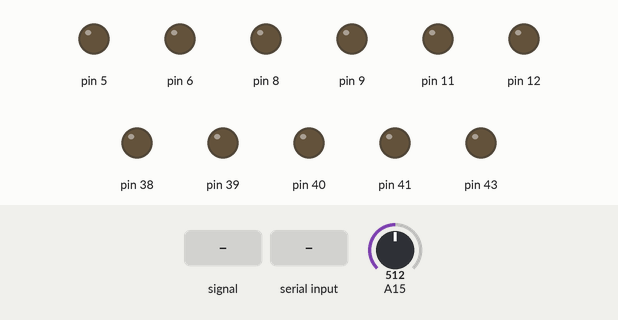
Simulated run of this sketch. Board: Arduino Mega 2560, built with avr-gcc and run on an emulated ATmega2560. On the bench: output pins drawn as LEDs (lit = HIGH). The test bench sets the inputs (shaded band); at power-on: A15 = 512.

Above: at 1.2 s.
1.3 s: A15 fed a 200 Hz sine of ±255 counts around its level
At 1.8 s:
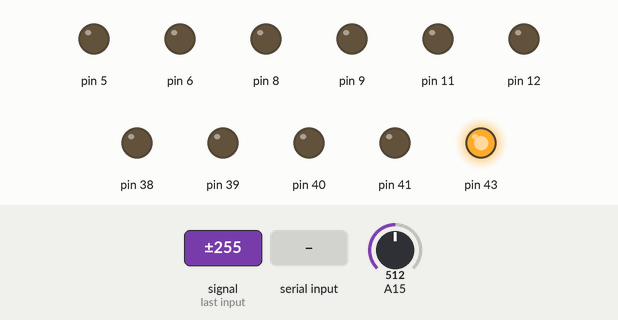
2.8 s: "1" received over Serial
At 4.3 s:
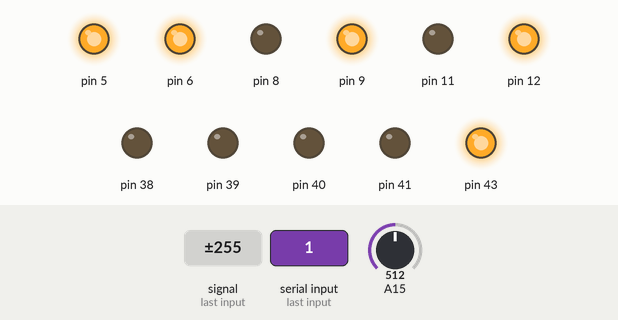
4.6 s: "0" received over Serial
At 5.7 s:
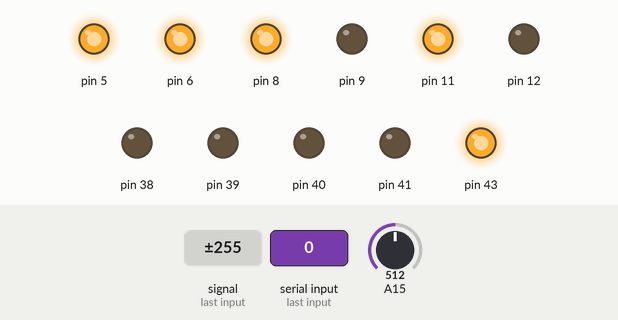
6.4 s: "2" received over Serial
At 7.1 s:
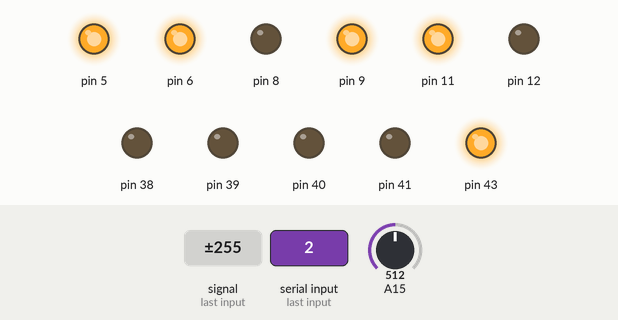
Timing chart, 0 to 9.2 s (numbered marks = the images above; inputs shaded):
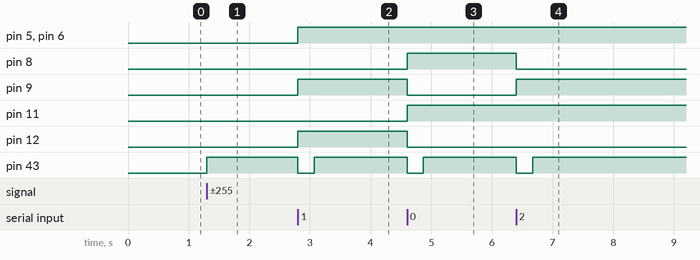

Measured:
- after the input at 1.3 s, pin 43: LOW → HIGH at once
- after the input at 2.8 s, pin 5, pin 6, pin 9, pin 12: LOW → HIGH at once; pin 43: HIGH → LOW after 0.00 s instead of 1.7 s
- after the input at 4.6 s, pin 8, pin 11: LOW → HIGH at once; pin 9, pin 12: HIGH → LOW at once; pin 43: HIGH → LOW at once, → HIGH 0.27 s later
- after the input at 6.4 s, pin 8: HIGH → LOW at once; pin 9: LOW → HIGH at once; pin 43: HIGH → LOW after 0.00 s instead of 2.7 s

The sketch:

arduino.ino
```cpp
// - HEADER FILES INCLUDES -
#include "bot.hpp"
#include "ultrasonic.hpp"
#include "device.hpp"
#include "rpic.hpp"

// - PORT DEFINITIONS -
// Ultrasonic
#define ECHO_F 2
#define TRIG_F 7
#define ECHO_B 4
#define TRIG_B 3
// Motor Controller
#define AIN1 8
#define AIN2 9
#define PWMA 5
#define BIN1 11
#define BIN2 12
#define PWMB 6
// LEDs
#define LED_FRONT_LEFT 38
#define LED_FRONT_RIGHT 39
#define LED_BACK_LEFT 40
#define LED_BACK_RIGHT 41
// Horn
#define HORN 43
// Sound detector
#define SOUND A15

// create bot object from motor controller ports
Bot bot(AIN1, AIN2, PWMA, BIN1, BIN2, PWMB);

// create two ultrasonic sensor objects
Ultrasonic front(ECHO_F, TRIG_F);
Ultrasonic back(ECHO_B, TRIG_B);

// create horn and sound detector
Device horn(HORN);
Device sound_detector(SOUND);

// create a RPI (Raspberry Pi) Communication object
RPIC rpi(2000000);

// create four LEDs
Device front_left_led(LED_FRONT_LEFT);
Device front_right_led(LED_FRONT_RIGHT);
Device back_left_led(LED_BACK_LEFT);
Device back_right_led(LED_BACK_RIGHT);

// setup func
void setup()
{
    // Ultrasonic
    front.setup();
    back.setup();

    // Motor Controller
    bot.setup();

    // LEDs
    front_left_led.setup();
    front_right_led.setup();
    back_left_led.setup();
    back_right_led.setup();

    // Horn
    horn.setup();

    // rpic connection
    Serial.begin(2000000);

    // wait for serial
    while (!Serial)
    {
        ;
    }
}

// car alarm variables
int alarm_timeout = 0;
bool alarm = false;
int user_horn = LOW;
void loop()
{
    // get analog sound detected
    float sound_detected = sound_detector.getAnalog();

    // if the sound is 600 or higher, and the UI has not communicated for at least 2000 iterations, set the alarm
    if (sound_detected >= 600 && alarm_timeout >= 2000)
    {
        alarm = true;
    }

    // run only if RPI has sent data over serial
    if (rpi.available())
    {
        // if the UI communicates, the alarm must be turned off
        alarm_timeout = 0;
        alarm = false;

        // get the message (automatically cast to an enum)
        RPICMessage message = rpi.getMessage();

        // move the bot using the message (if the message was a command for the drivetrain)
        bot.move(message, 255);

        // if the command was something else, do that in this switch statement
        switch (message)
        {
        case horn_flip:
            horn.flip();
            user_horn = !user_horn;
            break;
        case led_front_left_flip:
            front_left_led.flip();
            break;
        case led_front_right_flip:
            front_right_led.flip();
            break;
        case led_back_left_flip:
            back_left_led.flip();
            break;
        case led_back_right_flip:
            back_right_led.flip();
            break;
        case get_info:
            // send info over serial
            Serial.println(front.getDistance());
            Serial.println(back.getDistance());
            Serial.println(sound_detected);
            break;
        }
    }
    else
    {
        // iterate alarm timeout if UI has not communicated
        alarm_timeout++;
    }

    // if alarm is set, turn on alarm
    if (alarm && alarm_timeout >= 2000)
    {
        horn.trigger(HIGH);
    }
    else
    {
        // if the horn is not in sync with the UI, make it in sync
        if (user_horn != horn.getState())
        {
            horn.trigger(user_horn);
        }
    }
}
```

bot.cpp
```cpp
#include "bot.hpp"

// constructor definition
Bot::Bot(int ain1, int ain2, int pwma, int bin1, int bin2, int pwmb)
{
    // initialize motors
    leftw = Motor(ain1, ain2, pwma);
    rightw = Motor(bin1, bin2, pwmb);
}

// setup function definition
void Bot::setup()
{
    // run setup functions for each individual motor
    (*this).leftw.setup();
    (*this).rightw.setup();
}

// move function definition (takes RPICMessage enum and speed 0-255)
void Bot::move(RPICMessage direction, int speed)
{
    // if same direction, stop the car
    if (direction == (*this).cur)
    {
        (*this).leftw.move(0);
        (*this).rightw.move(0);
        (*this).cur = stopped;
        return;
    }

    // if new direction, switch
    switch (direction)
    {
    case forward:
        (*this).leftw.move(speed);
        (*this).rightw.move(speed);
        break;
    case backward:
        (*this).leftw.move(-speed);
        (*this).rightw.move(-speed);
        break;
    case left:
        (*this).leftw.move(-speed);
        (*this).rightw.move(speed);
        break;
    case right:
        (*this).leftw.move(speed);
        (*this).rightw.move(-speed);
        break;
    }

    // set current direction to new direction
    (*this).cur = direction;
}
```

bot.hpp
```cpp
#ifndef BOT_HPP
#define BOT_HPP

#include <Arduino.h>
#include "motor.hpp"
#include "rpic.hpp"

class Bot
{
public:
    // decleration of instance variables
    Motor leftw, rightw;

    // Current movement
    RPICMessage cur;

    // constructor decleration
    Bot(int ain1, int ain2, int pwma, int bin1, int bin2, int pwmb);

    // setup func decleration
    void setup();

    // move func decleration
    void move(RPICMessage direction, int speed);
};

#endif
```

device.cpp
```cpp
#include "device.hpp"

// constructor sets port and initial state
Device::Device(int port)
{
    (*this).port = port;
    (*this).state = LOW;
}

// setup the pin
void Device::setup()
{
    pinMode((*this).port, OUTPUT);
}

// set state to HIGH or LOW (digital)
void Device::trigger(int val)
{
    (*this).state = val;
    digitalWrite((*this).port, val);
}

// get state HIGH or LOW
int Device::getState()
{
    return (*this).state;
}

// set to opposite state as current state
void Device::flip()
{
    if ((*this).state == LOW)
    {
        (*this).trigger(HIGH);
    }
    else
    {
        (*this).trigger(LOW);
    }
}

// check if digitally triggered (for input)
int Device::isTriggered()
{
    return digitalRead((*this).port);
}

// get analog value (for analog devices like sound detector)
float Device::getAnalog()
{
    return analogRead((*this).port);
}
```

device.hpp
```cpp
#ifndef DEVICE_HPP
#define DEVICE_HPP

#include <Arduino.h>

// class for basic single pin devices
class Device
{
public:
    // instance variables
    int port, state;

    // constructor decleration (takes port)
    Device(int port);

    // other function declerations
    void setup();

    void trigger(int val);

    int getState();

    void flip();

    int isTriggered();

    float getAnalog();
};

#endif
```

motor.cpp
```cpp
#include "motor.hpp"

// Motor constructor definition
Motor::Motor(int a, int b, int pwm)
{
    (*this).a = a;
    (*this).b = b;
    (*this).pwm = pwm;
}

// dummy constructor
Motor::Motor() {
    (*this).a = 0;
    (*this).b = 0;
    (*this).pwm = 0;
}

// Motor setup func definition
void Motor::setup()
{
    pinMode((*this).a, OUTPUT);
    pinMode((*this).b, OUTPUT);
    pinMode((*this).pwm, OUTPUT);
}

// Motor move function definition
void Motor::move(int speed)
{
    // if going in positive dir, a HIGH b LOW
    if (speed > 0)
    {
        digitalWrite((*this).a, HIGH);
        digitalWrite((*this).b, LOW);
    }
    // going in negative dir, a LOW b HIGH
    else if (speed < 0)
    {
        digitalWrite((*this).a, LOW);
        digitalWrite((*this).b, HIGH);
    }
    // if not moving, both LOW
    else
    {
        digitalWrite((*this).a, LOW);
        digitalWrite((*this).b, LOW);
    }

    // set speed value in PWM port
    analogWrite((*this).pwm, abs(speed));
}
```

motor.hpp
```cpp
#ifndef MOTOR_HPP
#define MOTOR_HPP

#include <Arduino.h>

class Motor
{
public:
    // port val decleration
    int a, b, pwm;

    // constrctor decleration
    Motor(int a, int b, int pwm);

    // dummy constructor
    Motor();

    // setup func decleration
    void setup();

    // move function decleration
    void move(int speed);
};

#endif
```

rpic.cpp
```cpp
#include "rpic.hpp"

// constructor definition, set baudrate
RPIC::RPIC(int baudrate)
{
    (*this).baudrate = baudrate;
}

// setup definition
void RPIC::setup()
{
    // begin serial
    Serial.begin((*this).baudrate);

    // wait for serial
    while (!Serial)
    {
        ;
    }
}

// returns true if new data available recieved from RPI
bool RPIC::available()
{
    return (Serial.available() > 0);
}

// get message from RPI, automatically cast to RPICMessage enum for code readability
RPICMessage RPIC::getMessage()
{
    return static_cast<RPICMessage>(Serial.read());
}
```

rpic.hpp
```cpp
#ifndef RPIC_HPP
#define RPIC_HPP

#include <Arduino.h>

// RPICMessage enum for readability includes all valid messages sent from RPI
enum RPICMessage
{
    forward = 48,              // 0
    backward = 49,             // 1
    left = 50,                 // 2
    right = 51,                // 3
    get_info = 52,             // 4
    horn_flip = 53,            // 5
    led_front_left_flip = 54,  // 6
    led_front_right_flip = 55, // 7
    led_back_left_flip = 56,   // 8
    led_back_right_flip = 57,  // 9
    stopped = 0                // placeholder val
};

class RPIC
{
public:
    // instance var
    int baudrate;

    // constructor decleration
    RPIC(int baudrate);

    // function declerations
    void setup();

    bool available();

    RPICMessage getMessage();
};

#endif
```

ultrasonic.cpp
```cpp
#include "ultrasonic.hpp"

// ultrasonic constructor definition
Ultrasonic::Ultrasonic(int echo, int trig)
{
    (*this).echo = echo;
    (*this).trig = trig;
}

// setup pins
void Ultrasonic::setup()
{
    pinMode((*this).echo, INPUT);
    pinMode((*this).trig, OUTPUT);
}

// get distance function using the formula
float Ultrasonic::getDistance()
{
    digitalWrite((*this).trig, LOW);
    delayMicroseconds(2);
    digitalWrite((*this).trig, HIGH);
    delayMicroseconds(10);
    digitalWrite((*this).trig, LOW);
    float duration = pulseIn((*this).echo, HIGH);
    float distance = duration * 0.0344 / 2;
    return distance;
}
```

ultrasonic.hpp
```cpp
#ifndef ULTRASONIC_HPP
#define ULTRASONIC_HPP

#include <Arduino.h>

class Ultrasonic
{
public:
    // instance vars
    int echo, trig;

    // constructor decleration
    Ultrasonic(int echo, int trig);

    // function declerations
    void setup();

    float getDistance();
};

#endif
```
